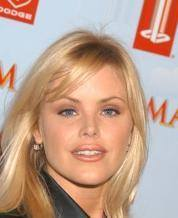
#> input picture RL env/photos/one.jpg, 178 x 218 px, found by its file name; its folder holds only this picture in this run
$ python Detect_face.py photos/one.jpg
#> lines starting #> are read from the running program, lines starting #| are printed output that depends on the picture; after the words box and inside, x2 and y2 are one past the last pixel; in counts of white or black regions, pixels touching at a corner belong together
from random import randint
import cv2
import sys
import os

CASCADE = "Face_cascade.xml"
FACE_CASCADE = cv2.CascadeClassifier(CASCADE)


def detect_faces(image_path):
    photos = os.listdir(image_path)
    for photo_name in photos:
        print(photo_name)
        image = cv2.imread(image_path + photo_name,1)
#> image is the input picture: shape (218, 178, 3); mean B, G, R 141.1, 159.8, 193.6
        image_grey = cv2.cvtColor(image, cv2.COLOR_BGR2GRAY)
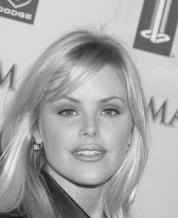
#> image_grey: shape (218, 178); min 22, max 241, mean 167.8

        faces = FACE_CASCADE.detectMultiScale(image_grey, scaleFactor=1.16, minNeighbors=5, minSize=(25, 25), flags=0)
#> faces = [[29, 66, 121, 121]]

        for x, y, w, h in faces:
            sub_img = image[y - 10:y + h + 10, x - 10:x + w + 10]
            os.chdir("Extracted")
            cv2.imwrite(str(randint(0, 10000)) + ".jpg", sub_img)
            os.chdir("../")
            cv2.rectangle(image, (x, y), (x + w, y + h), (255, 255, 0), 2)
#> this loop made 1 pass
#> pass 1, in detect_faces, `sub_img = image[y - 10:y + h + 10, x - 10:x + w + 10]`:
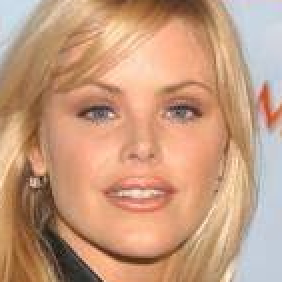
#> sub_img: shape (141, 141, 3) (shown 2 times larger); mean B, G, R 126.5, 155.1, 198.6
#> after the loop:
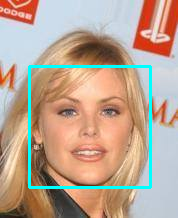
#> image: shape (218, 178, 3); 3.73% of pixels changed, all inside (x1, y1, x2, y2) = (28, 65, 152, 189)

        cv2.imshow("Faces Found", image)
        if (cv2.waitKey(0) & 0xFF == ord('q')) or (cv2.waitKey(0) & 0xFF == ord('Q')):
#> (key q is pressed here)
            cv2.destroyAllWindows()


if __name__ == "__main__":
    image_path = "/home/nir.diamant/Facial-Beauty-Prediction/photos/"
    if not "Extracted" in os.listdir("."):
        os.mkdir("Extracted")

    # [5 lines of commented-out code are left out]
    detect_faces(image_path)

$ run again, on RL env/photos/two.jpg
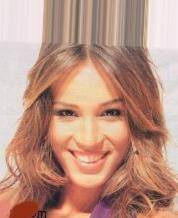
#> input picture RL env/photos/two.jpg, 178 x 218 px, found by its file name
#> in detect_faces, image is the input picture: shape (218, 178, 3); mean B, G, R 130.5, 146.5, 188.9
#> in detect_faces, `image_grey = cv2.cvtColor(image, cv2.COLOR_BGR2GRAY)`:
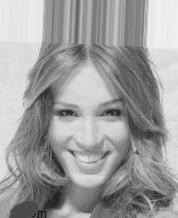
#> image_grey: shape (218, 178); min 9, max 245, mean 157.3
#> faces = [[37, 77, 101, 101]]
#> the loop in detect_faces, `for x, y, w, h in faces:` made 1 pass
#> after the loop in detect_faces, `for x, y, w, h in faces:`:
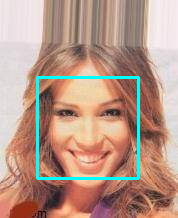
#> image: shape (218, 178, 3); 3.11% of pixels changed, all inside (x1, y1, x2, y2) = (36, 76, 140, 180)
